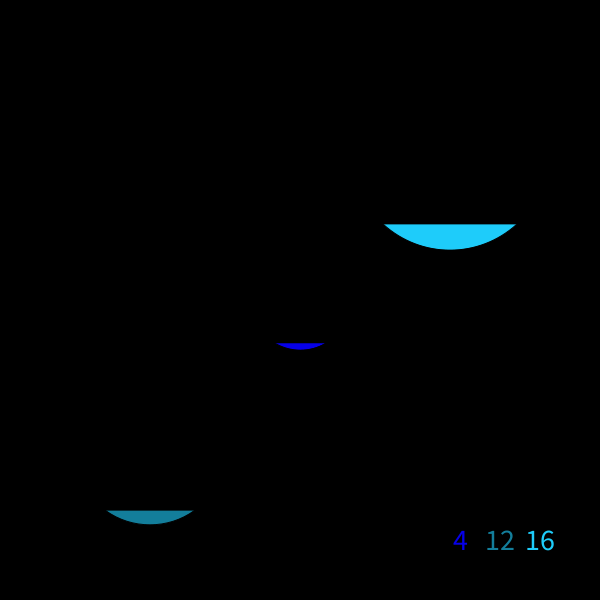
Frame 1 (no input)
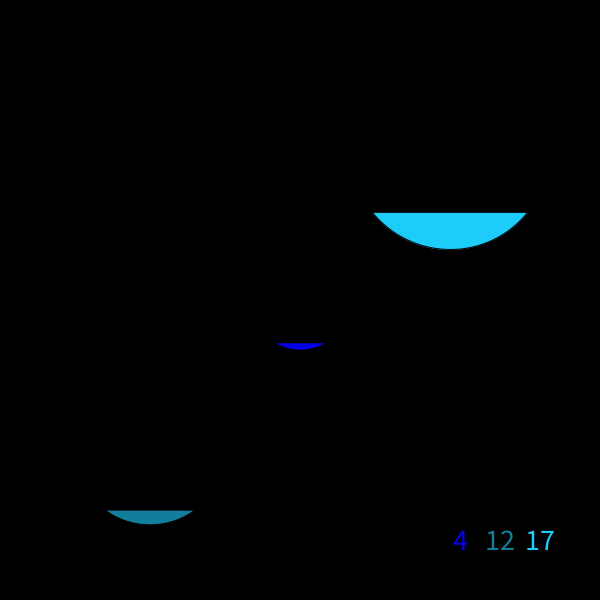
Frame 60 (the mouse pressed at the canvas centre just before this capture)
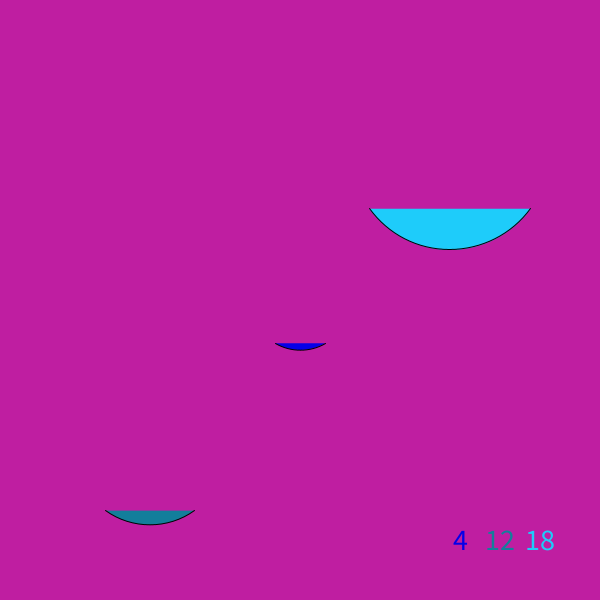
Frame 120 (the mouse held since frame 60 and released just before this capture)

The Processing sketch that drew these frames (run headless with seeded random() and noise(); from frame 60 on, the mouse is pressed at the canvas centre):

// Processing sketch: processing_144404
// ── processing_144404.pde

// Konkuk University
// Department of Dynamic Media
// SOS iDesign
// Name: Lee hyejin
// ID: 201420103 hye-jin


void setup() {
  size(600, 600);
  background(120);
  smooth();
}

void draw() {
  background(0);
  
  if (mousePressed) {
    background(random(255), random(255), random(255));
  }
  
  stroke(0);
  fill(30, 204, 250);
  arc(450, 150, 200, 200, HALF_PI-radians(3*second()), HALF_PI+radians(3*second()), OPEN);
  fill(19, 126, 155);
  arc(150, 450, 150, 150, HALF_PI-radians(3*minute()), HALF_PI+radians(3*minute()), OPEN);
  fill(6, 0, 232);
  arc(width/2, height/2, 100, 100, HALF_PI-radians(7.5*hour()), HALF_PI+radians(7.5*hour()), OPEN);

  time(500, 550);
}

void time(float x, float y)
{
  noStroke();
  fill(255);
  fill(255-(hour()*10.625));
  textAlign(CENTER);
  textSize(30);
  fill(30, 204, 250);
  text(second(), x+40, y);
  fill(19, 126, 155);
  text(minute(), x, y);
  fill(6, 0, 232);
  text(hour(), x-40, y);
}
